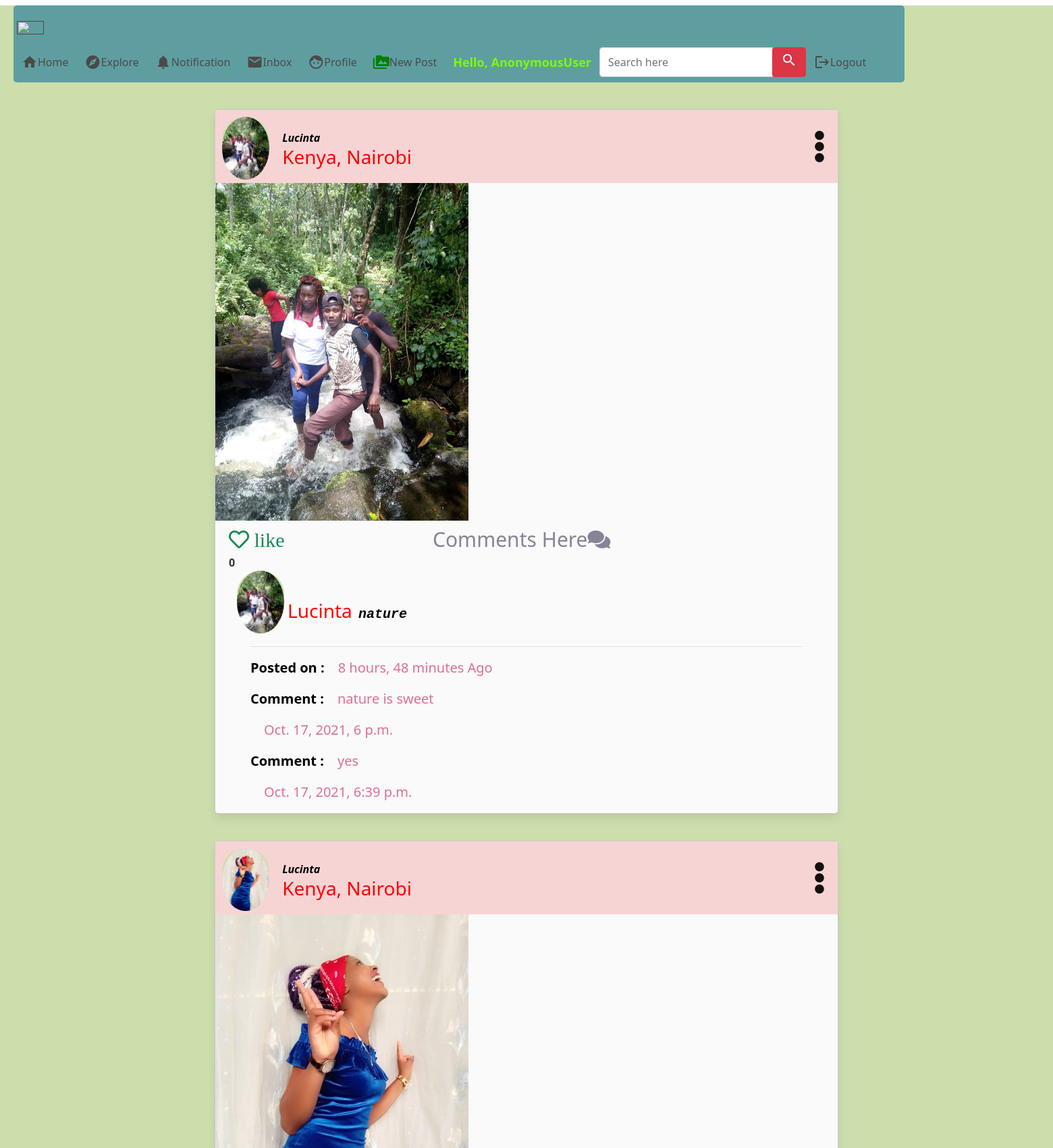
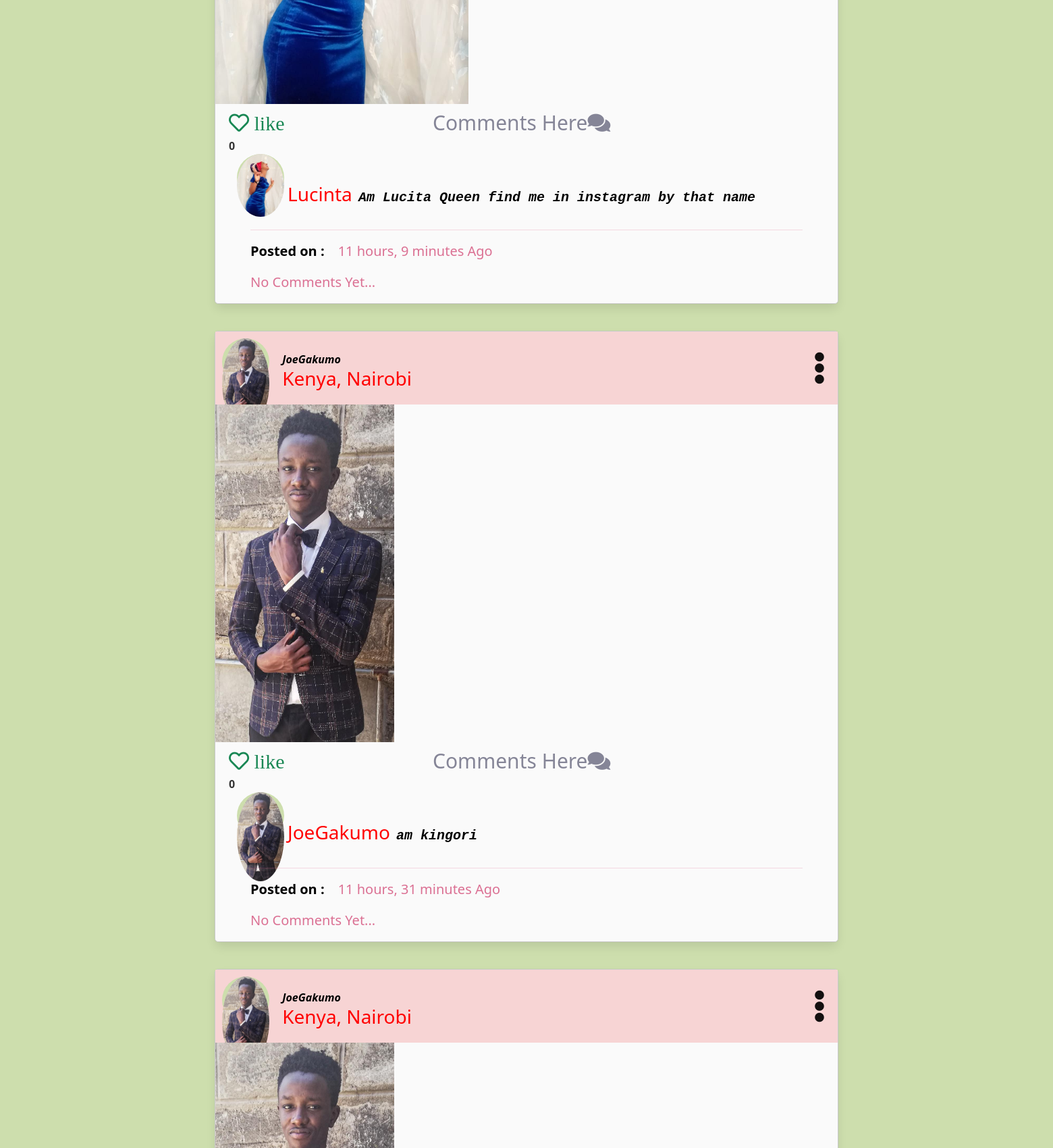
The page / (upper part) on the database its author committed (2 pictures, top to bottom).
### myinstagram/models.py (models this page shows, shortened)
class Post(models.Model):
    author=models.ForeignKey('auth.User',on_delete=models.CASCADE)
    image=models.ImageField(blank=True, null=True)
    mycaption=models.TextField()
    created_date=models.DateTimeField(default=timezone.now)
    liked = models.ManyToManyField(User, default=None,blank= True,related_name='liked')

class Comment(models.Model):
    post=models.ForeignKey(Post, on_delete=models.CASCADE, related_name='comments')
    name = models.CharField(max_length=500)
    body=models.TextField()
    date= models.DateTimeField(auto_now_add=True)

### myinstagram/views.py (the view)
# urls.py: path('', views.post, name='post'),
def post(request):
    posts = Post.objects.all().filter(created_date__lte = timezone.now()).order_by('-created_date')
    user = request.user
    return render(request,'all-in-one/post.html',{'posts':posts,'user':user})

### myinstagram/templates/all-in-one/post.html (shortened to what this page needs)
{% extends 'all-in-one/base.html' %}
{% block content %}
<!DOCTYPE html>
<html lang="en">
<head>
    <link rel="stylesheet" href="https://pro.fontawesome.com/releases/v5.10.0/css/all.css"/>
    <link rel="stylesheet" href="static/main.css">
    <link href="https://cdn.jsdelivr.net/npm/bootstrap@5.0.2/dist/css/bootstrap.min.css" rel="stylesheet">
</head>
<body style="color: rgb(26, 23, 23);">
    <div class="container">
                {% for post in posts %}
      <div class="card">
          <div class="card_header">
              <div class="profile-image rounded-corners">
                {% if post.image %}
                <img src="{{post.image.url}}" alt="my picture" class="image" style="border-radius: 50%;">
                {% endif%}
              </div>
              <div class="user-info">
                  <div class="post-name">{{post.author}}</div>
                    <div class="post-location"><h3>Kenya, Nairobi</h3></div>
                </div>
                <div class="post-caption">
                    <i class="fas fa-ellipsis-v"></i>
                </div>
          </div>
          <div class="post-image" style="height: 300px;">
            {% if post.image %}
              <img src="{{post.image.url}}" alt="my picture" class="image" id="image">
              {% endif%}
          </div>
          <div class="post-engagement">
            <div class="col">
                <div class="row">
                    <div class="col-md-4">
                        <form action="{% url 'like-post' %}" method="POST" >
                            {% if user not in post.liked.all %}
                            <a href=""><i class="far fa-heart text-success"> like</i></a>
                            {% else %}
                            <a href=""><i class="fas fa-heart-broken">unlike</i></a>
                            {%endif%}
                        </form>
                        <strong>{{post.liked.all.count}}</strong>
                    </div>
                    <div class="col-md-5">
                       <a  href="{% url 'comments' post.id %}" style="text-decoration: none;">Comments Here<i class="fas fa-comments"></i><a>
                    </div>
                </div>
            </div>
          </div>
          <div class="container">
             <div class="row">
                 <div class="col">
                        <div class="caption">
                            <div class="profile-image rounded-corners">
                                {% if post.image %}
                                <img src="{{post.image.url}}" alt="my picture" class="image" style="border-radius: 50%;">
                                {% endif%}
                              </div>
                            <a href="{% url 'post' %}"><h3>{{post.author}}</h3></a>
                            <span style="color: black;font-family: 'Courier New', Courier, monospace; font-style: italic;"><p>{{post.mycaption}}</p></span>
                            <div class="time-posted">
                                <hr>
                                    <p><span style=" color:black">Posted on :</span>{{post.created_date | timesince}} Ago</p>
                                {% if not post.comments.all %}
                                <p>No Comments Yet... </p>
                                {% else %}
                                {% for comment in post.comments.all %}
                                <p><span style=" color:black">Comment :</span>{{comment.body}}</p>
                                <p>{{comment.date}}</p>
                                {%endfor%}
                                {%endif%}
                            </div>
                        </div>
                 </div>
             </div>
          </div>
      </div>
    {% endfor %}
</div>
</body>
</html>
{% endblock %}

### myinstagram/static/main.css (style rules this page uses)
h3 { color: red; }

### myinstagram/templates/navbar.html (style rules this page uses)
body { background-color: #cddead; }

### myinstagram/templates/all-in-one/post.html (style rules this page uses)
.card { background-color: #fafafa; margin: 0 auto; width: 70%; height: auto; border: .8px solid #ccc; border-radius: 5px; margin-top: 40px; }
.card_header { height: auto; width: 100%; background-color: rgb(247, 212, 212); box-shadow: 10px seashell 2px; padding: 10px; }
.rounded-corners { display: inline-block; background-color: #cddead; height: 70px; width: 70px; padding: 0px; margin:0px; border: 0 px solid #321; border-radius: 50%; }
.user-info { display: inline-block; padding-left: 15px; }
.post-name { font-size: 15px; color: black; font-weight: 600; padding: 0; margin: 0; font-style: italic; font-size: 1rem; }
.post-location { color: rgb(170, 79, 140); font-size: .8rem; padding: 0; margin: 0; }
.post-caption { font-size: 3rem; float: right; display: inline-block; margin: 3px; padding: 5px; color: rgb(19, 16, 16); }
.post-image { width: 200%; height: 30% !important; }
.post-engagement { display: inline-block; width: 100%; margin: 5px 0px 0px; padding: 0px 20px; }
.post-engagement a { padding:0px; font-size: 30px; color: rgb(133, 133, 151); font-weight: 500; }
.caption { display: inline-block; width: 100%; padding: 0px 20px; }
.caption a { font-size: 10px; font-weight: bold; color: indigo; text-decoration: none; display: inline-block; padding-left:5px ; margin-left:-5px ; padding-right: 5px; }
.caption span { font-size: 20px; font-weight: 600; color: #111; display: inline-block; margin-right: 20px; }
.time-posted { font-size: 20px; font-weight: 400; color: palevioletred; padding: 0px 20px; }
body { background-color: #cddead; }
#image { height:500px; object-fit:cover; }

### rows shown on the page
Post: image (picture), author "Lucinta", shows "like", liked.all.count "0", mycaption "nature", created_date "8 hours, 48 minutes"
Comment: body "nature is sweet", date "Oct. 17, 2021, 6 p.m."
Comment: body "yes", date "Oct. 17, 2021, 6:39 p.m."
Post: image (picture), author "Lucinta", shows "like", liked.all.count "0", mycaption "Am Lucita Queen find me in instagram by that name", created_date "11 hours, 9 minutes", shows "No Comments Yet..."
Post: image (picture), author "JoeGakumo", shows "like", liked.all.count "0", mycaption "am kingori", created_date "11 hours, 31 minutes", shows "No Comments Yet..."
Post: image (picture), author "JoeGakumo"

### other values the page prints
{{ request.user }} "AnonymousUser"
